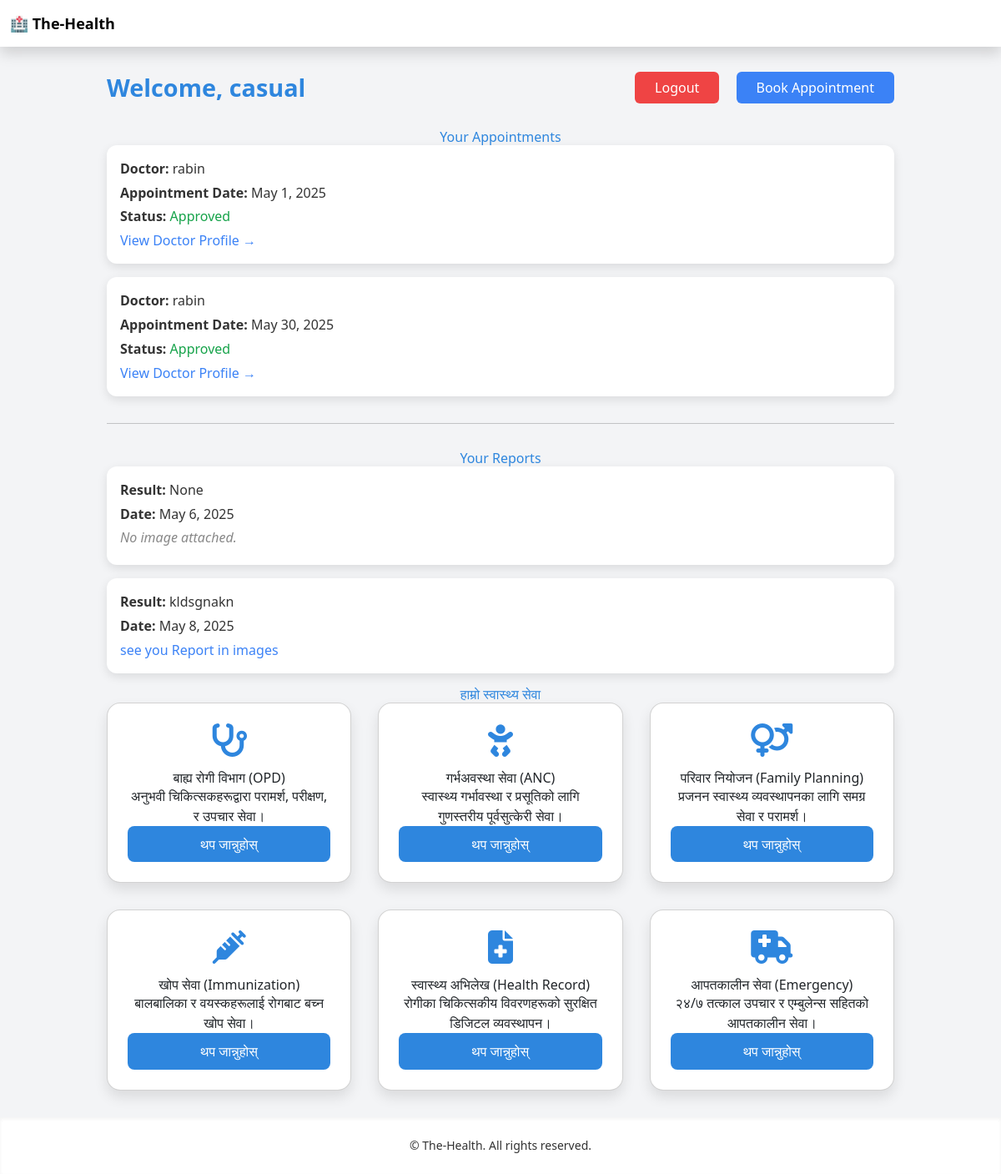
The page /accounts/patient/dashboard/ (signed in) on the database as committed earlier.
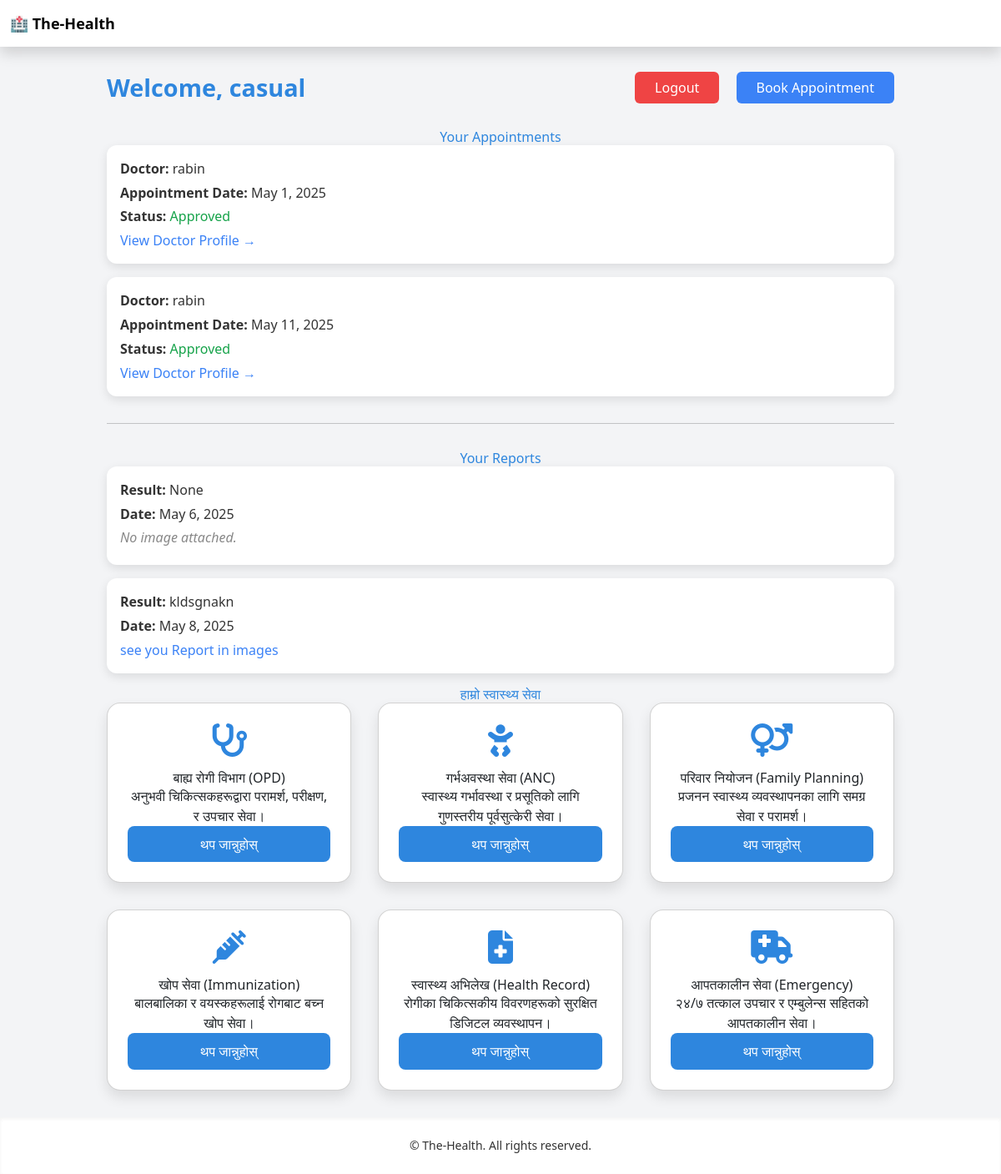
The same page on the database as committed later.
### accounts/models.py (models this page shows, shortened)
class Customuser(AbstractBaseUser):
    phone_number = models.CharField(max_length=50, unique=True)
    first_name = models.CharField(max_length=50)
    is_superuser = models.BooleanField(default=False)
    is_patient = models.BooleanField(default=False)
    is_doctor =  models.BooleanField(default=False)
    role = models.CharField(max_length=50)
    is_staff = models.BooleanField(default=False)
    is_active = models.BooleanField(default=True)
    is_admin = models.BooleanField(default=False)
    objects = MyUserManager()
    USERNAME_FIELD = "phone_number"
    REQUIRED_FIELDS = ["first_name"]

class Appointment(models.Model):
    patient = models.ForeignKey(Customuser, on_delete=models.CASCADE, related_name='patient_appointments')
    doctor = models.ForeignKey(Customuser, on_delete=models.CASCADE, related_name='doctor_appointments')
    appointment_date = models.DateField()
    description = models.TextField()
    is_approved = models.BooleanField(default=False)

class Report(models.Model):
    doctorprofile = models.ForeignKey(DoctorProfile, on_delete=models.CASCADE, null= True, blank=True)
    patientprofle = models.ForeignKey(PatientProfile, on_delete=models.CASCADE, blank=True, null= True)
    report_result = models.TextField(null=True, blank=True)
    report_date = models.DateField(null= True, blank=True)
    report_images = models.ImageField(upload_to='report', null= True, blank=True)

### accounts/views/patient_views.py (the view)
# urls.py: path('patient/dashboard/',patientdashboardview.as_view(), name='patient_dashboard'),
class patientdashboardview(IsPatientMixin, ListView):
    model = Appointment
    template_name = 'accounts/patient_dashboard.html'
    def get_queryset(self):
        return Appointment.objects.filter(patient = self.request.user)
    def get_context_data(self, **kwargs):
        context = super().get_context_data(**kwargs)
        context['patient_report'] = Report.objects.select_related('patientprofle').filter(patientprofle__user = self.request.user)
        return context

### accounts/mixins.py (called while the page is built)
    def test_func(self):
        return self.request.user.is_authenticated and hasattr(self.request.user, 'is_patient') and self.request.user.is_patient

### accounts/templates/accounts/patient_dashboard.html (shortened to what this page needs)
{% extends 'accounts/base.html' %}
{% load static %}
{% block extra_css %}
<link rel="stylesheet" href="https://cdnjs.cloudflare.com/ajax/libs/font-awesome/6.5.0/css/all.min.css">
{% endblock %}
{% block content %}
<div class="container">
  <div class="dashboard-header">
    <h1>Welcome, {{ request.user.first_name }}</h1>
    <div class="actions">
      <a href="{% url 'patient_logout' %}" class="bg-red-500 hover:bg-red-600 text-white px-4 py-2 rounded">Logout</a>
      <a href="{% url 'patient_appoint' %}" class="bg-blue-500 hover:bg-blue-600 text-white px-4 py-2 rounded">Book Appointment</a>
    </div>
  </div>
  <h2>Your Appointments</h2>
  {% if object_list %}
    {% for appoint in object_list %}
      <div class="appointment">
        <p><strong>Doctor:</strong> {{ appoint.doctor.first_name }}</p>
        <p><strong>Appointment Date:</strong> {{ appoint.appointment_date }}</p>
        <p><strong>Status:</strong>
          {% if appoint.is_approved %}
            <span class="text-green-600 font-medium">Approved</span>
          {% else %}
            <span class="text-yellow-500 font-medium">Pending</span>
          {% endif %}
        </p>
        {% if appoint.doctor.is_doctor and appoint.doctor.doctorprofile %}
          <a href="{% url 'doctor_details' appoint.doctor.doctorprofile.pk %}" class="text-blue-500 hover:underline">
            View Doctor Profile →
          </a>
        {% endif %}
      </div>
    {% endfor %}
  {% else %}
    <p class="no-data">No appointments found.</p>
  {% endif %}
  <hr class="my-8">
  <h2>Your Reports</h2>
  {% if patient_report %}
    {% for report in patient_report %}
      <div class="report">
        <p><strong>Result:</strong> {{ report.report_result }}</p>
        <p><strong>Date:</strong> {{ report.report_date }}</p>
        {% if report.report_images %}
        <a href="{{ report.report_images.url }}" class = "text-blue-500" target="_blank">see you Report in images
          </a>
        {% else %}
          <p class="no-data">No image attached.</p>
        {% endif %}
      </div>
    {% endfor %}
  {% else %}
    <p class="no-data">No reports available.</p>
  {% endif %}
  <h2>हाम्रो स्वास्थ्य सेवा</h2>
  <div class="services-grid">
    <div class="card">
      <i class="fas fa-stethoscope"></i>
      <h3>बाह्य रोगी विभाग (OPD)</h3>
      <p>अनुभवी चिकित्सकहरूद्वारा परामर्श, परीक्षण, र उपचार सेवा।</p>
      <button><a href="{% url 'service_detail' service_slug='opd'%}" class="text-white">थप जान्नुहोस्</a></button>
    </div>
    <div class="card">
      <i class="fas fa-baby"></i>
      <h3>गर्भअवस्था सेवा (ANC)</h3>
      <p>स्वास्थ्य गर्भावस्था र प्रसूतिको लागि गुणस्तरीय पूर्वसुत्केरी सेवा।</p>
      <button><a href="{% url 'service_detail' service_slug='anc' %}" class="text-white">थप जान्नुहोस्</a></button>
    </div>
    <div class="card">
      <i class="fas fa-venus-mars"></i>
      <h3>परिवार नियोजन (Family Planning)</h3>
      <p>प्रजनन स्वास्थ्य व्यवस्थापनका लागि समग्र सेवा र परामर्श।</p>
      <button><a href="{% url 'service_detail' service_slug='family-planning' %}" class="text-white">थप जान्नुहोस्</a></button>
    </div>
    <div class="card">
      <i class="fas fa-syringe"></i>
      <h3>खोप सेवा (Immunization)</h3>
      <p>बालबालिका र वयस्कहरूलाई रोगबाट बच्न खोप सेवा।</p>
      <button><a href="{% url 'service_detail' service_slug='immunization' %}" class="text-white">थप जान्नुहोस्</a></button>
    </div>
    <div class="card">
      <i class="fas fa-file-medical"></i>
      <h3>स्वास्थ्य अभिलेख (Health Record)</h3>
      <p>रोगीका चिकित्सकीय विवरणहरूको सुरक्षित डिजिटल व्यवस्थापन।</p>
      <button><a href="{% url 'service_detail' service_slug='health-records' %}" class="text-white">थप जान्नुहोस्</a></button>
    </div>
    <div class="card">
      <i class="fas fa-ambulance"></i>
      <h3>आपतकालीन सेवा (Emergency)</h3>
      <p>२४/७ तत्काल उपचार र एम्बुलेन्स सहितको आपतकालीन सेवा।</p>
      <button><a href="{% url 'service_detail' service_slug='emergency' %}" class="text-white">थप जान्नुहोस्</a></button>
    </div>
  </div>
</div>
{% endblock %}

### accounts/templates/accounts/base.html (shortened to what this page needs)
<!DOCTYPE html>
<html lang="en">
<head>
    <link href="https://cdn.jsdelivr.net/npm/bootstrap@5.3.0/dist/css/bootstrap.min.css" rel="stylesheet">
    <script src="https://cdn.tailwindcss.com"></script>
    {% block extra_css %}{% endblock %}
</head>
<body class="bg-gray-100 font-sans">
    <nav class="navbar navbar-expand-lg navbar-light bg-white shadow">
        <div class="container-fluid">
            <a class="navbar-brand text-lg font-bold" href="/">🏥 The-Health</a>
        </div>
    </nav>
    <div class="container mx-auto my-6 px-4">
        {% block content %}{% endblock %}
    </div>
    <footer class="bg-white text-center text-sm py-4 shadow-inner mt-6">
        &copy; {{ year }} The-Health. All rights reserved.
    </footer>
</body>
</html>

### accounts/templates/accounts/patient_dashboard.html (style rules this page uses)
:root { --primary: #2e86de; --secondary: #f1f5f9; --text: #333; --card-bg: #fff; --shadow: rgba(0, 0, 0, 0.1); }
body { background: var(--secondary); font-family: 'Segoe UI', sans-serif; color: var(--text); }
.container { max-width: 1200px; margin: 2rem auto; padding: 0 1rem; }
h2 { text-align: center; margin: 2rem 0 1.5rem; color: var(--primary); }
.services-grid { display: grid; grid-template-columns: repeat(auto-fit, minmax(250px, 1fr)); gap: 2rem; }
.card { background: var(--card-bg); padding: 1.5rem; border-radius: 1rem; box-shadow: 0 8px 16px var(--shadow); text-align: center; transition: transform 0.2s ease; }
.card i { font-size: 2.5rem; color: var(--primary); margin-bottom: 1rem; }
.card button { background: var(--primary); color: white; border: none; padding: 0.6rem 1.2rem; border-radius: 0.5rem; cursor: pointer; transition: background 0.3s ease-in-out; }
.dashboard-header { display: flex; justify-content: space-between; align-items: center; margin-bottom: 2rem; }
.dashboard-header h1 { font-size: 1.8rem; font-weight: bold; color: var(--primary); }
.dashboard-header .actions a { margin-left: 1rem; }
.appointment, .report { background: white; padding: 1rem; border-radius: 0.75rem; margin-bottom: 1rem; box-shadow: 0 4px 12px var(--shadow); }
.appointment p, .report p { margin-bottom: 0.3rem; }
.no-data { color: #888; font-style: italic; }

Rows that differ between the two databases and show on the page:
removed Appointment: doctor.first_name "rabin", appointment_date "May 30, 2025", is_approved "Approved", shows "View Doctor Profile →"
added Appointment: doctor.first_name "rabin", appointment_date "May 11, 2025", is_approved "Approved", shows "View Doctor Profile →"
